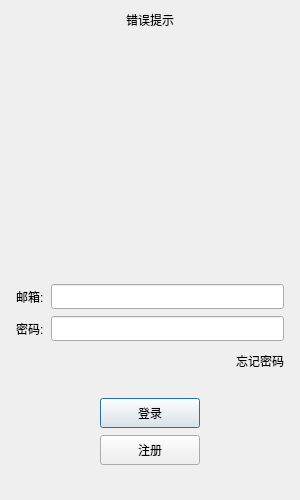
<?xml version="1.0" encoding="UTF-8"?>
<ui version="4.0">
 <class>LoginDialog</class>
 <widget class="QDialog" name="LoginDialog">
  <property name="geometry">
   <rect>
    <x>0</x>
    <y>0</y>
    <width>300</width>
    <height>500</height>
   </rect>
  </property>
  <property name="minimumSize">
   <size>
    <width>300</width>
    <height>500</height>
   </size>
  </property>
  <property name="maximumSize">
   <size>
    <width>300</width>
    <height>500</height>
   </size>
  </property>
  <property name="windowTitle">
   <string>Dialog</string>
  </property>
  <layout class="QVBoxLayout" name="verticalLayout_2">
   <item>
    <widget class="QLabel" name="err_tip">
     <property name="text">
      <string>错误提示</string>
     </property>
     <property name="alignment">
      <set>Qt::AlignmentFlag::AlignCenter</set>
     </property>
    </widget>
   </item>
   <item>
    <layout class="QVBoxLayout" name="verticalLayout">
     <property name="spacing">
      <number>7</number>
     </property>
     <property name="leftMargin">
      <number>5</number>
     </property>
     <property name="topMargin">
      <number>5</number>
     </property>
     <property name="rightMargin">
      <number>5</number>
     </property>
     <property name="bottomMargin">
      <number>5</number>
     </property>
     <item>
      <widget class="QWidget" name="head_widget" native="true">
       <layout class="QGridLayout" name="gridLayout">
        <item row="0" column="0">
         <widget class="QLabel" name="head_label">
          <property name="minimumSize">
           <size>
            <width>200</width>
            <height>200</height>
           </size>
          </property>
          <property name="maximumSize">
           <size>
            <width>200</width>
            <height>200</height>
           </size>
          </property>
          <property name="text">
           <string/>
          </property>
          <property name="pixmap">
           <pixmap resource="rc.qrc">:/res/atri.png</pixmap>
          </property>
          <property name="alignment">
           <set>Qt::AlignmentFlag::AlignCenter</set>
          </property>
         </widget>
        </item>
       </layout>
      </widget>
     </item>
     <item>
      <spacer name="verticalSpacer">
       <property name="orientation">
        <enum>Qt::Orientation::Vertical</enum>
       </property>
       <property name="sizeHint" stdset="0">
        <size>
         <width>20</width>
         <height>40</height>
        </size>
       </property>
      </spacer>
     </item>
     <item>
      <layout class="QHBoxLayout" name="horizontalLayout">
       <property name="spacing">
        <number>7</number>
       </property>
       <item>
        <widget class="QLabel" name="email_label">
         <property name="minimumSize">
          <size>
           <width>0</width>
           <height>25</height>
          </size>
         </property>
         <property name="maximumSize">
          <size>
           <width>16777215</width>
           <height>25</height>
          </size>
         </property>
         <property name="text">
          <string>邮箱:</string>
         </property>
        </widget>
       </item>
       <item>
        <widget class="QLineEdit" name="email_edit">
         <property name="minimumSize">
          <size>
           <width>0</width>
           <height>25</height>
          </size>
         </property>
         <property name="maximumSize">
          <size>
           <width>16777215</width>
           <height>25</height>
          </size>
         </property>
        </widget>
       </item>
      </layout>
     </item>
     <item>
      <layout class="QHBoxLayout" name="horizontalLayout_2">
       <item>
        <widget class="QLabel" name="pass_label">
         <property name="minimumSize">
          <size>
           <width>0</width>
           <height>25</height>
          </size>
         </property>
         <property name="maximumSize">
          <size>
           <width>16777215</width>
           <height>25</height>
          </size>
         </property>
         <property name="text">
          <string>密码:</string>
         </property>
        </widget>
       </item>
       <item>
        <widget class="QLineEdit" name="pass_edit">
         <property name="minimumSize">
          <size>
           <width>0</width>
           <height>25</height>
          </size>
         </property>
         <property name="maximumSize">
          <size>
           <width>16777215</width>
           <height>25</height>
          </size>
         </property>
        </widget>
       </item>
      </layout>
     </item>
     <item>
      <layout class="QHBoxLayout" name="horizontalLayout_3">
       <item>
        <spacer name="horizontalSpacer">
         <property name="orientation">
          <enum>Qt::Orientation::Horizontal</enum>
         </property>
         <property name="sizeHint" stdset="0">
          <size>
           <width>40</width>
           <height>20</height>
          </size>
         </property>
        </spacer>
       </item>
       <item>
        <widget class="ClickedLabel" name="forget_label">
         <property name="minimumSize">
          <size>
           <width>0</width>
           <height>25</height>
          </size>
         </property>
         <property name="maximumSize">
          <size>
           <width>16777215</width>
           <height>25</height>
          </size>
         </property>
         <property name="text">
          <string>忘记密码</string>
         </property>
        </widget>
       </item>
      </layout>
     </item>
     <item>
      <spacer name="verticalSpacer_2">
       <property name="orientation">
        <enum>Qt::Orientation::Vertical</enum>
       </property>
       <property name="sizeHint" stdset="0">
        <size>
         <width>20</width>
         <height>40</height>
        </size>
       </property>
      </spacer>
     </item>
     <item>
      <layout class="QHBoxLayout" name="horizontalLayout_4">
       <item>
        <spacer name="horizontalSpacer_2">
         <property name="orientation">
          <enum>Qt::Orientation::Horizontal</enum>
         </property>
         <property name="sizeHint" stdset="0">
          <size>
           <width>40</width>
           <height>20</height>
          </size>
         </property>
        </spacer>
       </item>
       <item>
        <widget class="QPushButton" name="login_btn">
         <property name="minimumSize">
          <size>
           <width>100</width>
           <height>30</height>
          </size>
         </property>
         <property name="text">
          <string>登录</string>
         </property>
        </widget>
       </item>
       <item>
        <spacer name="horizontalSpacer_3">
         <property name="orientation">
          <enum>Qt::Orientation::Horizontal</enum>
         </property>
         <property name="sizeHint" stdset="0">
          <size>
           <width>40</width>
           <height>20</height>
          </size>
         </property>
        </spacer>
       </item>
      </layout>
     </item>
     <item>
      <layout class="QHBoxLayout" name="horizontalLayout_5">
       <item>
        <spacer name="horizontalSpacer_4">
         <property name="orientation">
          <enum>Qt::Orientation::Horizontal</enum>
         </property>
         <property name="sizeHint" stdset="0">
          <size>
           <width>40</width>
           <height>20</height>
          </size>
         </property>
        </spacer>
       </item>
       <item>
        <widget class="QPushButton" name="reg_btn">
         <property name="minimumSize">
          <size>
           <width>100</width>
           <height>30</height>
          </size>
         </property>
         <property name="text">
          <string>注册</string>
         </property>
        </widget>
       </item>
       <item>
        <spacer name="horizontalSpacer_5">
         <property name="orientation">
          <enum>Qt::Orientation::Horizontal</enum>
         </property>
         <property name="sizeHint" stdset="0">
          <size>
           <width>40</width>
           <height>20</height>
          </size>
         </property>
        </spacer>
       </item>
      </layout>
     </item>
     <item>
      <spacer name="verticalSpacer_3">
       <property name="orientation">
        <enum>Qt::Orientation::Vertical</enum>
       </property>
       <property name="sizeHint" stdset="0">
        <size>
         <width>20</width>
         <height>40</height>
        </size>
       </property>
      </spacer>
     </item>
    </layout>
   </item>
  </layout>
 </widget>
 <customwidgets>
  <customwidget>
   <class>ClickedLabel</class>
   <extends>QLabel</extends>
   <header>clickedlabel.h</header>
  </customwidget>
 </customwidgets>
 <resources>
  <include location="rc.qrc"/>
 </resources>
 <connections/>
</ui>
